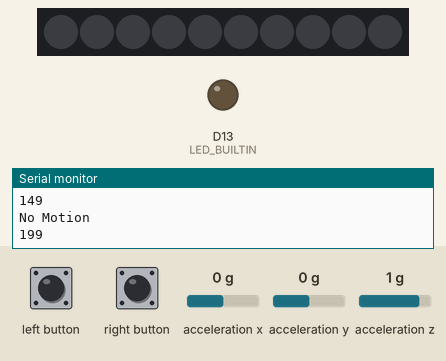
Simulated run of this sketch. Board: Adafruit Circuit Playground Express. On the bench: 10 RGB LEDs in strip order, left to right, output pins drawn as LEDs (lit = HIGH), the last lines printed to the serial monitor. The inputs (shaded band) are chosen by the test bench; at power-on: acceleration x 0 g, acceleration y 0 g, acceleration z 1 g. Dim RGB values are drawn brighter than linear; random numbers use the default seed unless the sketch sets one.

Above: at 1.2 s.
1.3 s: acceleration x set to 0.2 g
At 2.75 s:
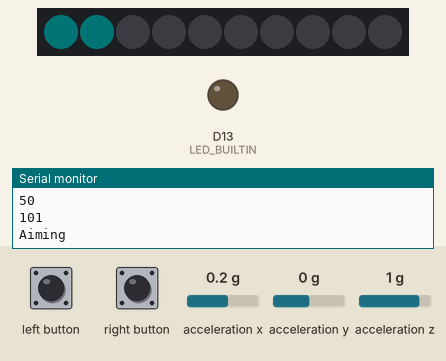
3.0 s: acceleration y set to 0.2 g
At 3.22 s:
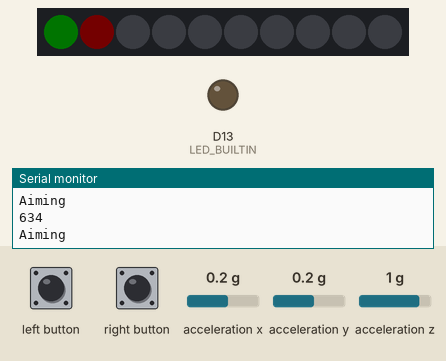
4.9 s: acceleration z set to 0.8 g
At 6.56 s:
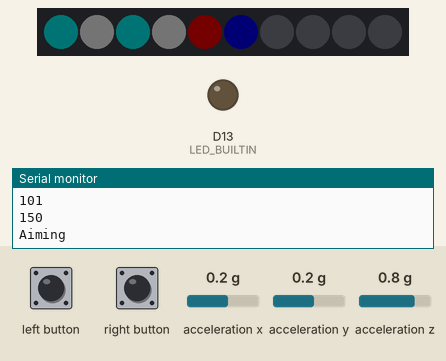
6.8 s: acceleration x set to 0 g
At 7.05 s:
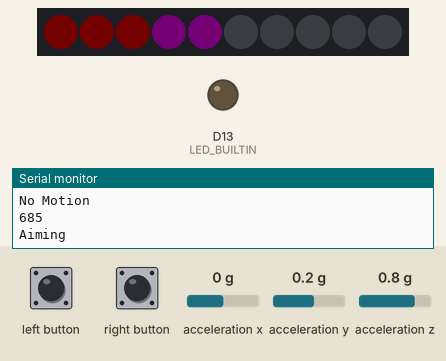
9.6 s: acceleration y set to 0 g
At 9.75 s:
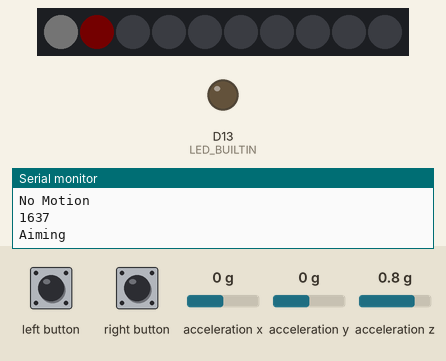
11.3 s: acceleration x set to 0.2 g
At 11.86 s:
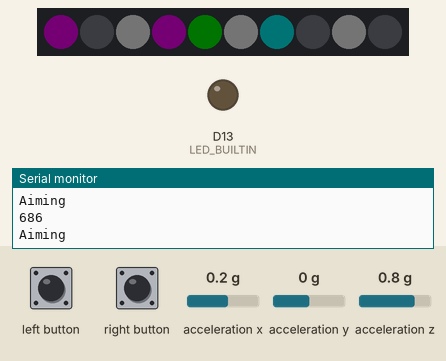
Timing chart, 0 to 21.1 s (numbered marks = the images above; inputs shaded):
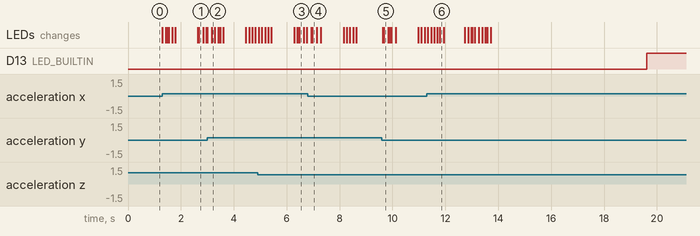

The sketch:

aimDetection_Advanced.ino
```cpp
/*
 Description
  If the device has been steady but not too still for (SAMPLES * SAMPLING_DELAY) millisecondssecond, start firing.
  If there has been no motion for 7 seconds, then enter low power mode and stay there until a button press.
    (This is to detect when the device is not being worn, and also when the user is simply resting.)

 Algorithm at High-Level:
  We are going to compare the average of the last 10 samples to the average of the previous 10 samples.
  If the difference between the averages is less than NOMOTION_THRESHOLD, the device is not being worn, or the
  wearer is sleeping. Else, if the difference is greater than AIMING_THRESHOLD, then the wearer is just walking.
  Only if the the difference is between those two thresholds, the wearer is aiming, and we start shooting.
  If the device has been staying still for TIMETILLSLEEP milliseconds, we are going to put it to sleep, and the
  user would have to push a button to wake it up.


 Algorithm Implementation:
  We will acquire one new sample every SAMPLING_DELAY milliseconds. We must do this analysis after each new sample; we do NOT want to have to
  take in all samples at once. There are two arrays of size SAMPLES, where xNew stores last 10 new samples and xOld sotres the previous 10 samples.
  Every 100ms, an item at index i is tranferred from the new array to the old array at index i, and then a new sample is placed into the new
  array at that same index i. The index is then incremented until it reaches SAMPLES, at which point it is reset to 0. To enter low-power-mode, we
  are going to monitor if the threshold has been exceeded over a period of 7 seconds. There is no averaging involved in this part.

 TODO: Have a more clever aiming algorithm to distringuish between no notion vs actual aiming.
   If the motion just dies out gradually, that should not be considered aiming. But if it suddenly
   comes to a stop, then aiming is very likely happening.
 TODO: These thresholds must be adjusted after being tested on the actual device. This must be
   tested when no cable is connected to the USB because it exerts forces
 */

#include <Adafruit_CircuitPlayground.h>

#define SAMPLES 10 //the number of samples over which we will average.
#define SAMPLING_DELAY 50 //time between the consecutive SAMPLES in ms.
int acquisitionTime = 0; //updates whenver a new sample is obtained.

float xOld[SAMPLES], xNew[SAMPLES];
float yOld[SAMPLES], yNew[SAMPLES];
float zOld[SAMPLES], zNew[SAMPLES];
uint8_t iSample=0; //index
float xAvgOld, xAvgNew;
float yAvgOld, yAvgNew;
float zAvgOld, zAvgNew;

#define NOMOTION_THRESHOLD 0.15
#define AIMING_THRESHOLD 0.3
#define LOWPOWERMODE_THRESHOLD 0.3
#define TIMETILLSLEEP 7000
int lowPowerModeTimerStarterAt = 0;

void setup() {
  CircuitPlayground.begin();
  CircuitPlayground.clearPixels();
  CircuitPlayground.setAccelRange(LIS3DH_RANGE_2_G);
}

void loop() {
  if(millis()-acquisitionTime >= SAMPLING_DELAY){
    //Get a new Sammple:
    float xSumOld = 0, xSumNew = 0, ySumOld = 0, ySumNew = 0, zSumOld = 0, zSumNew = 0;
    acquisitionTime = millis();
    xOld[iSample]=xNew[iSample];
    xNew[iSample]=CircuitPlayground.motionX();
    yOld[iSample]=yNew[iSample];
    yNew[iSample]=CircuitPlayground.motionY();
    zOld[iSample]=zNew[iSample];
    zNew[iSample]=CircuitPlayground.motionZ();
    iSample++;
    if(iSample==SAMPLES) iSample=0;

    //Calculate the averages
    for(int i=0; i<9; i++){
      xSumOld += xOld[i];
      xSumNew += xNew[i];
      ySumOld += yOld[i];
      ySumNew += yNew[i];
      zSumOld += zOld[i];
      zSumNew += zNew[i];
    }
    xAvgOld = xSumOld/10.0f;
    xAvgNew = xSumNew/10.0f;
    yAvgOld = ySumOld/10.0f;
    yAvgNew = ySumNew/10.0f;
    zAvgOld = zSumOld/10.0f;
    zAvgNew = zSumNew/10.0f;

    //Analyze the averages
    if(abs(xAvgNew - xAvgOld) < NOMOTION_THRESHOLD && abs(yAvgNew - yAvgOld) < NOMOTION_THRESHOLD && abs(zAvgNew - zAvgOld) < NOMOTION_THRESHOLD){
      Serial.println("No Motion");
    }
    else if(abs(xAvgNew - xAvgOld) < AIMING_THRESHOLD && abs(yAvgNew - yAvgOld) < AIMING_THRESHOLD && abs(zAvgNew - zAvgOld) < AIMING_THRESHOLD){
      Serial.println("Aiming");
      makeCircle(1,40);
    }

    //If the the LOWPOWERMODE_THRESHOLD has not been **EXCEEDED** for more than 7 seconds, then assume the device or the
    //user is at rest, and enter sleep mode where only the buttons would be active. To wake up, the user must push the big button.
    if(LOWPOWERMODE_THRESHOLD > (abs(xAvgNew - xAvgOld) + abs(yAvgNew - yAvgOld) + abs(zAvgNew - zAvgOld))/3.0f){
      if(lowPowerModeTimerStarterAt > 0){
        Serial.println(millis() - lowPowerModeTimerStarterAt);
        if(millis() - lowPowerModeTimerStarterAt > TIMETILLSLEEP){
          lowPowerModeTimerStarterAt = 0; //reset the timer. This is critical for when we resume from low power mode.
          enterLowPowerMode();
        }
      }
      else lowPowerModeTimerStarterAt = millis();
    }
    else lowPowerModeTimerStarterAt = 0;
  }
}

//############################################---FUNCTIONS---#####################################

void enterLowPowerMode(){
  Serial.println("LOW POWER MODE");
  pinMode(LED_BUILTIN,OUTPUT);
  digitalWrite(LED_BUILTIN,HIGH);

  while(CircuitPlayground.leftButton()==LOW && CircuitPlayground.rightButton()==LOW){
    delay(10);
  }

  digitalWrite(LED_BUILTIN,LOW);
  Serial.println("EXIT LOW POWER MODE");
}

void makeCircle(uint8_t brightness, uint8_t delayTime){ //the argument is the delay b/n LEDs.
  CircuitPlayground.setBrightness(brightness);
  for(int i=0; i<10; i++){
    CircuitPlayground.setPixelColor(i, rnd(),rnd(),rnd());
    delay(delayTime);
  }
  delay(2*delayTime);
  CircuitPlayground.clearPixels();
}

int rnd(){
  //returns a random value between 0 and 255
  return rand() % 255;
}
```

Measured:
- after the input at 1.3 s, the LEDs: first change at once (image 1 shows a later state)
- after the input at 6.8 s, the LEDs: first change after 0.14 s (image 4 shows a later state)
- after the input at 9.6 s, the LEDs: first change at once (image 5 shows a later state)
